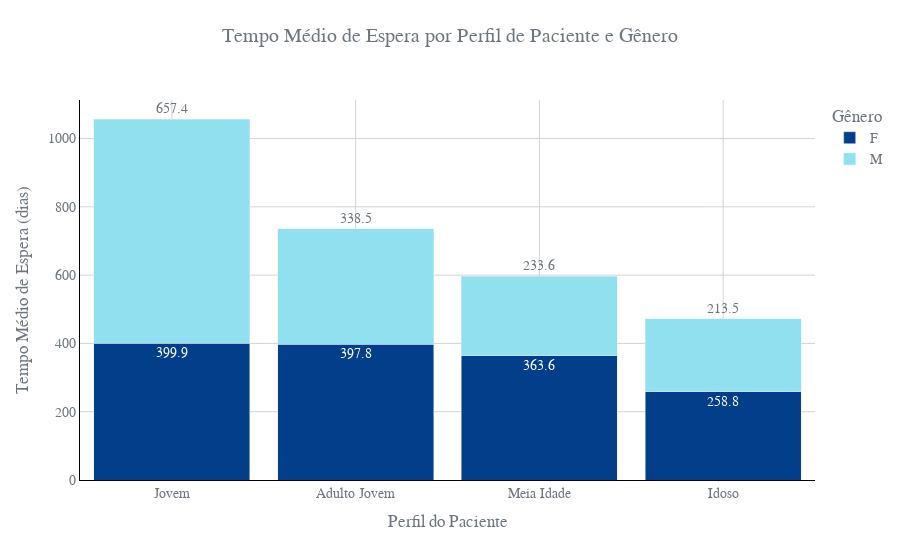

Notebook cell for this chart:
### Code cell
# Agrupar dados por perfil e gênero
df_perfil_group = (
    df_perfil.groupby(['perfil_paciente', 'genero'])['tempo_entre_fav_e_primeira_dialise']
    .mean()
    .reset_index()
)

# Criar o gráfico de barras empilhadas
fig2_p3 = px.bar(
    df_perfil_group,
    x="perfil_paciente",
    y="tempo_entre_fav_e_primeira_dialise",
    color="genero",
    color_discrete_map=genero_cores,
    barmode="stack",
    text_auto=".1f",
    title="Tempo Médio de Espera entre FAV e Primeira Diálise por Perfil de Paciente e Gênero"
)

# Melhorias visuais e layout
fig2_p3.update_layout(
    title={
        'text': 'Tempo Médio de Espera por Perfil de Paciente e Gênero',
        'y': 0.95,
        'x': 0.5,
        'xanchor': 'center',
        'yanchor': 'top'
    },
    xaxis_title="Perfil do Paciente",
    yaxis_title="Tempo Médio de Espera (dias)",
    font=dict(
        family="Arial, sans-serif",
        size=14,
        color=paleta['texto']
    ),
    plot_bgcolor=paleta['fundo'],
    paper_bgcolor=paleta['fundo'],
    xaxis=dict(
        showline=True,
        linewidth=1,
        linecolor='black',
        gridcolor='lightgrey'
    ),
    yaxis=dict(
        showline=True,
        linewidth=1,
        linecolor='black',
        gridcolor='lightgrey'
    ),
    legend_title_text='Gênero',
    bargap=0.15
)

# Ajuste de rótulos nas barras
fig2_p3.update_traces(textposition='outside')

fig2_p3.show()

### Figure 1 — Plotly figure (JSON) as saved in the notebook; plotly's stock layout.template omitted (floating-point values rounded to 4 significant figures)
{"data": [{"hovertemplate": "genero=F<br>perfil_paciente=%{x}<br>tempo_entre_fav_e_primeira_dialise=%{y}<extra></extra>", "legendgroup": "F", "marker": {"color": "#023E8A", "pattern": {"shape": ""}}, "name": "F", "orientation": "v", "showlegend": true, "textposition": "outside", "texttemplate": "%{y:.1f}", "type": "bar", "x": ["Jovem", "Adulto Jovem", "Meia Idade", "Idoso"], "xaxis": "x", "y": [399.9, 397.8, 363.6, 258.8], "yaxis": "y"}, {"hovertemplate": "genero=M<br>perfil_paciente=%{x}<br>tempo_entre_fav_e_primeira_dialise=%{y}<extra></extra>", "legendgroup": "M", "marker": {"color": "#90E0EF", "pattern": {"shape": ""}}, "name": "M", "orientation": "v", "showlegend": true, "textposition": "outside", "texttemplate": "%{y:.1f}", "type": "bar", "x": ["Jovem", "Adulto Jovem", "Meia Idade", "Idoso"], "xaxis": "x", "y": [657.4, 338.5, 233.6, 213.5], "yaxis": "y"}], "layout": {"bargap": 0.15, "barmode": "stack", "font": {"color": "#6C757D", "family": "Arial, sans-serif", "size": 14}, "legend": {"title": {"text": "Gênero"}, "tracegroupgap": 0}, "paper_bgcolor": "#FFFFFF", "plot_bgcolor": "#FFFFFF", "title": {"text": "Tempo Médio de Espera por Perfil de Paciente e Gênero", "x": 0.5, "xanchor": "center", "y": 0.95, "yanchor": "top"}, "xaxis": {"anchor": "y", "domain": [0, 1], "gridcolor": "lightgrey", "linecolor": "black", "linewidth": 1, "showline": true, "title": {"text": "Perfil do Paciente"}}, "yaxis": {"anchor": "x", "domain": [0, 1], "gridcolor": "lightgrey", "linecolor": "black", "linewidth": 1, "showline": true, "title": {"text": "Tempo Médio de Espera (dias)"}}}}
